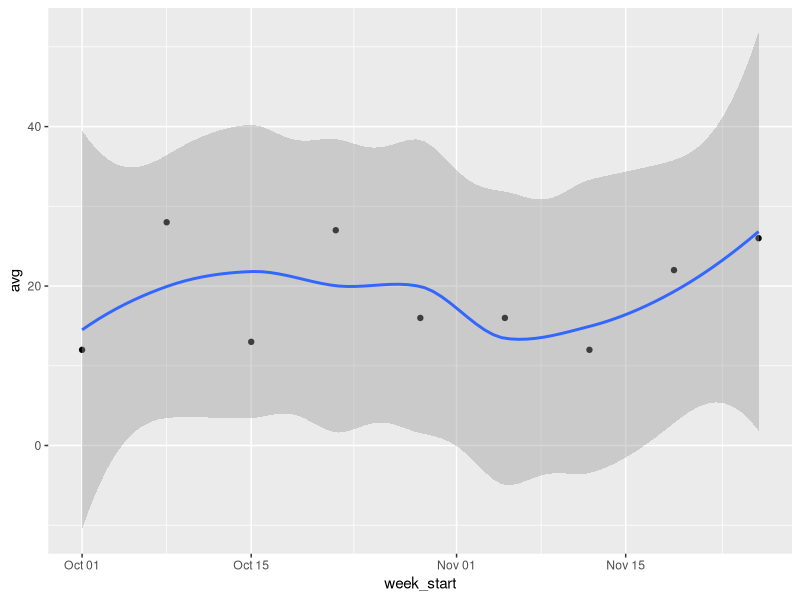

Recreate this plot in R.
library(tidyverse)
library(lubridate)

# Import
arrivals <- read_csv("data/84.csv")

arrivals <- arrivals %>%
  filter(! is.na(Actual)) %>%
  transmute(
    date = Date,
    scheduled = Scheduled,
    actual = Actual,
    diff = Differential,
    weekday = wday(date, week_start = 1, label = TRUE, abbr = FALSE),
    week = week(date),
    week_start = ymd(paste0(year(date), "-01-01")) + weeks(week - 1)
  )


# Summarize
daily_report <- arrivals %>%
  group_by(weekday) %>%
  summarize(min = min(diff), max = max(diff), avg = round(mean(diff), digits = 0), count = n())

weekly_report <- arrivals %>%
  group_by(week, week_start) %>%
  summarize(min = min(diff), max = max(diff), avg = round(mean(diff), digits = 0), count = n())


# Visualize

## Average difference between scheduled and actual arrival time by week
weekly_report %>% ggplot(mapping = aes(x = week_start, y = avg)) + geom_point() + geom_smooth()
